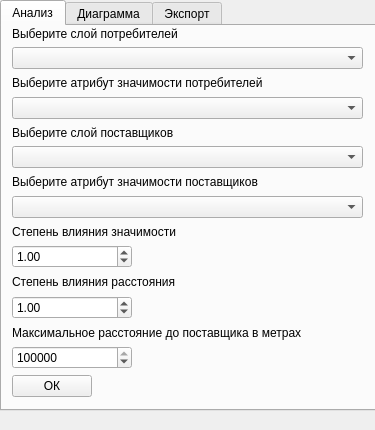
<?xml version="1.0" encoding="UTF-8"?>
<ui version="4.0">
 <class>gravity_model_dockwidget</class>
 <widget class="QDockWidget" name="gravity_model_dockwidget">
  <property name="geometry">
   <rect>
    <x>0</x>
    <y>0</y>
    <width>375</width>
    <height>430</height>
   </rect>
  </property>
  <property name="windowTitle">
   <string>DockWidget</string>
  </property>
  <widget class="QWidget" name="dock_widget_contents">
   <widget class="QTabWidget" name="tab_widget">
    <property name="geometry">
     <rect>
      <x>0</x>
      <y>0</y>
      <width>381</width>
      <height>411</height>
     </rect>
    </property>
    <property name="currentIndex">
     <number>0</number>
    </property>
    <widget class="QWidget" name="analysis_tab">
     <attribute name="title">
      <string>Анализ</string>
     </attribute>
     <widget class="QWidget" name="verticalLayoutWidget">
      <property name="geometry">
       <rect>
        <x>10</x>
        <y>0</y>
        <width>351</width>
        <height>371</height>
       </rect>
      </property>
      <layout class="QVBoxLayout" name="analysis_vertical_layout">
       <item>
        <widget class="QLabel" name="label_consumer_layer">
         <property name="text">
          <string>Выберите слой потребителей</string>
         </property>
        </widget>
       </item>
       <item>
        <widget class="QgsMapLayerComboBox" name="cmbox_consumer_layer">
         <property name="maxVisibleItems">
          <number>12</number>
         </property>
         <property name="placeholderText">
          <string>Слой потребителей</string>
         </property>
        </widget>
       </item>
       <item>
        <widget class="QLabel" name="label_consumer_attractiveness_field">
         <property name="text">
          <string>&lt;html&gt;&lt;head/&gt;&lt;body&gt;&lt;p&gt;Выберите атрибут значимости потребителей&lt;/p&gt;&lt;/body&gt;&lt;/html&gt;</string>
         </property>
        </widget>
       </item>
       <item>
        <widget class="QComboBox" name="cmbox_consumer_attractiveness_field">
         <property name="enabled">
          <number>12</number>
         </property>
         <property name="minimumSize">
          <size>
           <width>0</width>
           <height>22</height>
          </size>
         </property>
         <property name="contextMenuPolicy">
          <enum>Qt::NoContextMenu</enum>
         </property>
         <property name="placeholderText">
          <string>Атрибут значимости потребителей</string>
         </property>
        </widget>
       </item>
       <item>
        <widget class="QLabel" name="label_site_layer">
         <property name="text">
          <string>Выберите слой поставщиков</string>
         </property>
        </widget>
       </item>
       <item>
        <widget class="QgsMapLayerComboBox" name="cmbox_site_layer">
         <property name="placeholderText">
          <string>Слой поставщиков</string>
         </property>
        </widget>
       </item>
       <item>
        <widget class="QLabel" name="label_site_attractiveness_field">
         <property name="text">
          <string>&lt;html&gt;&lt;head/&gt;&lt;body&gt;&lt;p&gt;Выберите атрибут значимости  поставщиков&lt;/p&gt;&lt;/body&gt;&lt;/html&gt;</string>
         </property>
        </widget>
       </item>
       <item>
        <widget class="QComboBox" name="cmbox_site_attractiveness_field">
         <property name="minimumSize">
          <size>
           <width>0</width>
           <height>22</height>
          </size>
         </property>
         <property name="contextMenuPolicy">
          <enum>Qt::NoContextMenu</enum>
         </property>
         <property name="placeholderText">
          <string>Атрибут значимости поставщиков</string>
         </property>
        </widget>
       </item>
       <item>
        <widget class="QLabel" name="label_alpha">
         <property name="text">
          <string>Степень влияния значимости</string>
         </property>
        </widget>
       </item>
       <item>
        <widget class="QDoubleSpinBox" name="spbox_alpha">
         <property name="maximumSize">
          <size>
           <width>120</width>
           <height>16777215</height>
          </size>
         </property>
         <property name="value">
          <double>1.000000000000000</double>
         </property>
        </widget>
       </item>
       <item>
        <widget class="QLabel" name="label_beta">
         <property name="text">
          <string>Степень влияния расстояния</string>
         </property>
        </widget>
       </item>
       <item>
        <widget class="QDoubleSpinBox" name="spbox_beta">
         <property name="maximumSize">
          <size>
           <width>120</width>
           <height>16777215</height>
          </size>
         </property>
         <property name="value">
          <double>1.000000000000000</double>
         </property>
        </widget>
       </item>
       <item>
        <widget class="QLabel" name="label_distance_limit">
         <property name="text">
          <string>Максимальное расстояние до поставщика в метрах</string>
         </property>
        </widget>
       </item>
       <item>
        <widget class="QSpinBox" name="spbox_distance_limit_meters">
         <property name="maximumSize">
          <size>
           <width>120</width>
           <height>16777215</height>
          </size>
         </property>
         <property name="maximum">
          <number>9999999</number>
         </property>
         <property name="value">
          <number>800000</number>
         </property>
        </widget>
       </item>
       <item>
        <widget class="QPushButton" name="btn_ok">
         <property name="maximumSize">
          <size>
           <width>80</width>
           <height>16777215</height>
          </size>
         </property>
         <property name="text">
          <string>ОК</string>
         </property>
        </widget>
       </item>
      </layout>
     </widget>
    </widget>
    <widget class="QWidget" name="diagram_tab">
     <attribute name="title">
      <string>Диаграмма</string>
     </attribute>
     <widget class="QWidget" name="verticalLayoutWidget_2">
      <property name="geometry">
       <rect>
        <x>0</x>
        <y>0</y>
        <width>371</width>
        <height>311</height>
       </rect>
      </property>
      <layout class="QVBoxLayout" name="diagram_layout"/>
     </widget>
     <widget class="QWidget" name="verticalLayoutWidget_4">
      <property name="geometry">
       <rect>
        <x>0</x>
        <y>310</y>
        <width>381</width>
        <height>71</height>
       </rect>
      </property>
      <layout class="QVBoxLayout" name="diagram_settings_vertical_layout">
       <item>
        <widget class="QLabel" name="label_diagram_fields">
         <property name="maximumSize">
          <size>
           <width>567</width>
           <height>16777215</height>
          </size>
         </property>
         <property name="text">
          <string>Подписи к диаграмме</string>
         </property>
         <property name="alignment">
          <set>Qt::AlignCenter</set>
         </property>
        </widget>
       </item>
       <item>
        <layout class="QHBoxLayout" name="diagram_fields_horizontal_layout">
         <item>
          <layout class="QVBoxLayout" name="diagram_uid_field_vertical_layout">
           <item>
            <widget class="QLabel" name="label_uid_field">
             <property name="text">
              <string>Поле с уникльным ID поставщиков</string>
             </property>
            </widget>
           </item>
           <item>
            <widget class="QComboBox" name="cmbox_uid_field">
             <property name="maximumSize">
              <size>
               <width>366</width>
               <height>16777215</height>
              </size>
             </property>
             <property name="placeholderText">
              <string>ID поставщиков</string>
             </property>
            </widget>
           </item>
          </layout>
         </item>
         <item>
          <layout class="QVBoxLayout" name="diagram_field_vertical_layout">
           <item>
            <widget class="QLabel" name="label_field">
             <property name="text">
              <string>Выберите поле поставщиков</string>
             </property>
            </widget>
           </item>
           <item>
            <widget class="QComboBox" name="cmbox_field">
             <property name="maximumSize">
              <size>
               <width>3466</width>
               <height>16777215</height>
              </size>
             </property>
             <property name="placeholderText">
              <string>Поле поставщиков</string>
             </property>
            </widget>
           </item>
          </layout>
         </item>
        </layout>
       </item>
      </layout>
     </widget>
    </widget>
    <widget class="QWidget" name="export_tab">
     <attribute name="title">
      <string>Экспорт</string>
     </attribute>
     <widget class="QWidget" name="verticalLayoutWidget_3">
      <property name="geometry">
       <rect>
        <x>10</x>
        <y>0</y>
        <width>351</width>
        <height>115</height>
       </rect>
      </property>
      <layout class="QVBoxLayout" name="export_vertical_layout">
       <item>
        <widget class="QLabel" name="label_layer_pair">
         <property name="text">
          <string>Выберите слои</string>
         </property>
        </widget>
       </item>
       <item>
        <widget class="QComboBox" name="cmbox_layer_pair">
         <property name="maximumSize">
          <size>
           <width>9999</width>
           <height>16777215</height>
          </size>
         </property>
         <property name="placeholderText">
          <string>Слои</string>
         </property>
        </widget>
       </item>
       <item>
        <widget class="QLabel" name="label_file_format">
         <property name="text">
          <string>Выберите формат экспортируемого файла</string>
         </property>
        </widget>
       </item>
       <item>
        <widget class="QComboBox" name="cmbox_file_format">
         <property name="maximumSize">
          <size>
           <width>140</width>
           <height>16777215</height>
          </size>
         </property>
         <property name="placeholderText">
          <string>Формат файла</string>
         </property>
        </widget>
       </item>
       <item>
        <widget class="QPushButton" name="btn_export">
         <property name="text">
          <string>Экспорт</string>
         </property>
        </widget>
       </item>
      </layout>
     </widget>
    </widget>
   </widget>
  </widget>
 </widget>
 <customwidgets>
  <customwidget>
   <class>QgsMapLayerComboBox</class>
   <extends>QComboBox</extends>
   <header>qgsmaplayercombobox.h</header>
  </customwidget>
 </customwidgets>
 <resources/>
 <connections/>
</ui>
